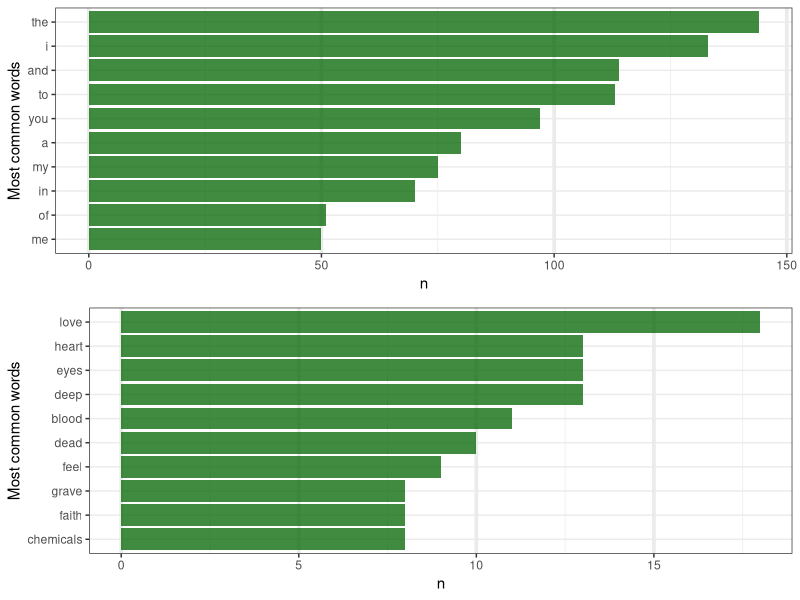
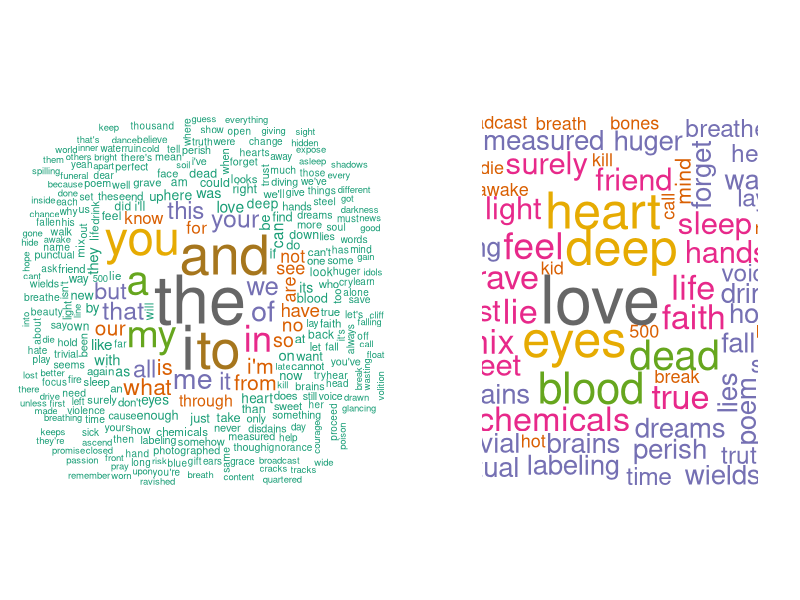
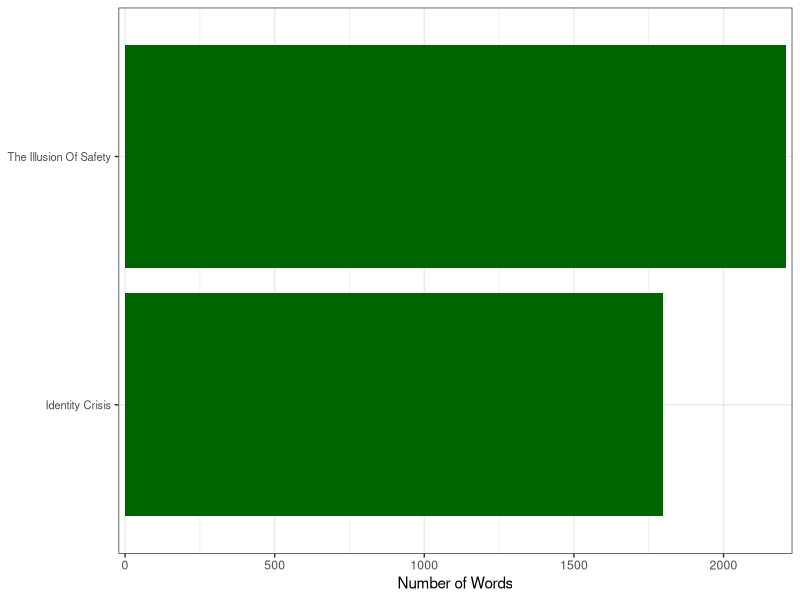
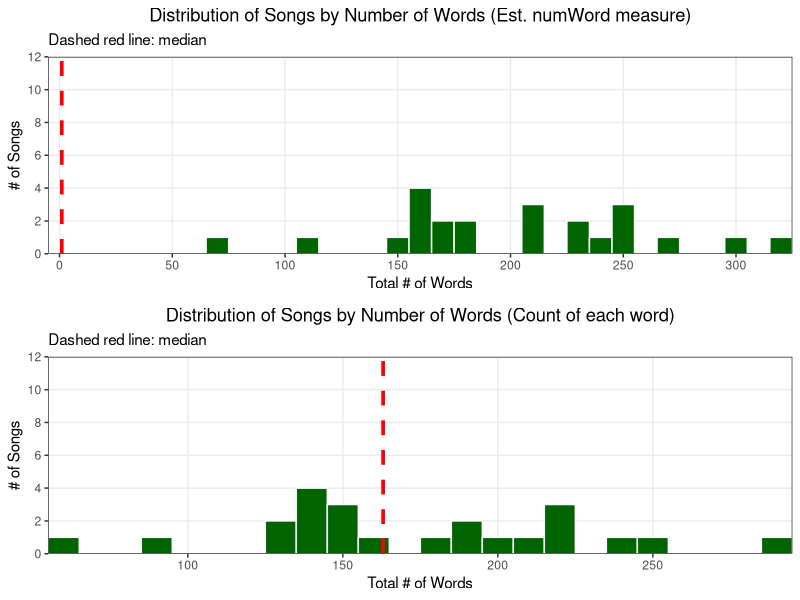

The R script that drew these images, in order: (Note: this script raises an error after producing the figures.)
## ---- chunk 1
knitr::opts_chunk$set(warning = FALSE, message = FALSE)
## ---- chunk 2
# Packages:
library(tidyverse)  # for dplyr, tidyr, ggplot2
library(tidytext)   # for separating text into words with unnest_tokens() function
library(stringr)    # for string detection, extraction, manipulation, etc.

library(gplots)     # for a certain type of plots not in ggplot2
library(ggrepel)    # for making sure labels don't overlap
library(scales)     # for fixing and tweaking the scales on graphs
library(gridExtra)  # for arranging multiple plots into a single page
## ---- chunk 3
# load dataset ------------------------------------------------------------
library(lubridate)

df <- read.csv('thrice.df.csv', header=TRUE, stringsAsFactors = FALSE)

df <- df %>% 
       mutate(album = factor(album, levels = unique(album)),
              length = ms(length),
              lengthS = seconds(length))
## ---- chunk 4
# Lyrics analysis ---------------------------------------------------------

df <- df %>%
  mutate(numLines = str_count(lyrics, '<br>') + 1,       # num of lines per song
         numWord = str_count(lyrics, ' ') + 1)           # num of words per song
     
## ---- chunk 5
wordToken <-  df %>%
  unnest_tokens(line, lyrics, token = stringr::str_split, pattern = ' <br>') %>%   
  unnest_tokens(word, line) %>% 
  mutate(wordCount = row_number()) %>%    # count of words in order of line, song, album
  select(-numLines, -numWord)             
  # take out numLines and numWord, can calculate independtly later

glimpse(wordToken)
# uncleaned unigrams containing all 'stop words' such as 'I', 'you', 'we', 'very', etc. etc.
## ---- chunk 6
countWord <- wordToken %>% count(word, sort=TRUE)
countWord  %>% head(10)
# 'the' is most common....
## ---- chunk 7
# Include stop_words ------------------------------------------------------

data("stop_words")
stop_words         # data base of "stop words" to clean unigrams.

set.seed(1)
sample_stop <- stop_words %>% sample_n(10)

sample_stop

## ---- chunk 8

wordToken2 <- wordToken %>% 
  anti_join(stop_words) %>% # Take out rows of `words` in wordToken that appear in stop_words
  select(-wordCount) %>%    # Won't need wordCount
  arrange(ID)               # Or by track_num, essentially the same thing

countWord2 <- wordToken2 %>% count(word, sort=TRUE)

countWord2 %>% head(10)

## ---- chunk 9

# graph of top words (including stop words) ####
one <- countWord %>% head(10) %>% 
  ggplot(aes(reorder(word, n), n)) + 
  geom_bar(stat = "identity", fill = "darkgreen", alpha = 0.75) +
  xlab("Most common words") +
  coord_flip() +
  theme_bw() +
  theme(panel.grid.major.x = element_line(size = 1.25))

# graph of top words (no stop words) ####
two <- countWord2 %>% head(10) %>% 
  ggplot(aes(reorder(word, n), n)) + 
  geom_bar(stat = "identity", fill = "darkgreen", alpha = 0.75) +
  xlab("Most common words") +
  coord_flip() +
  theme_bw() +
  theme(panel.grid.major.x = element_line(size = 1.25))

grid.arrange(one, two)

## ---- chunk 10

# WORD CLOUD (comparison stop vs. no-stop)   ####
library(wordcloud)
layout(matrix(c(1,2),1,2, byrow = TRUE))

wordcloud(words = countWord$word, freq = countWord$n, random.order = FALSE, max.words = 300, 
          colors = brewer.pal(8, "Dark2"), use.r.layout = TRUE)

# compare with wordcloud without stop_words!
wordcloud(countWord2$word, countWord2$n, random.order = FALSE, max.words = 300,
          colors = brewer.pal(8, "Dark2"), use.r.layout = TRUE)

## ---- chunk 11
####    Explore dataset with dplyr verbs!   ####

df %>% summarise(num_songs = n()) # 103 songs in total, as each row = 1 song

## ---- chunk 12

df %>% group_by(album) %>% 
  summarise(num_songs = n()) %>% 
  arrange(desc(num_songs)) 

## ---- chunk 13

df %>% group_by(title) %>% 
  select(title, album, numWord) %>% 
  arrange(desc(numWord))    

## ---- chunk 14

wordToken %>% 
  select(title, word) %>% 
  group_by(title) %>% 
  summarize(num_word = n()) %>% 
  arrange(desc(num_word))

## ---- chunk 15
# numWord by album
wordToken %>% 
  select(album, word) %>% 
  group_by(album) %>% 
  summarize(num_word = n()) %>% 
  arrange(desc(num_word)) %>% 
  ggplot(aes(reorder(album, num_word), num_word)) + 
  geom_bar(stat = "identity", fill = "darkgreen") + 
  scale_y_continuous(expand = c(0.01, 0)) +
  coord_flip() +
  theme_bw() +
  theme(axis.text.y = element_text(size = 8), axis.title.y = element_blank()) +
  ylab("Number of Words")

## ---- chunk 16
# random stuff
# use str_*() functions to find and dig deeper into specific words!

df %>% 
  filter(album == "Vheissu") %>% 
  select(numWord) %>% 
  sum()

sum(str_count(df$lyrics, "<br>"))   # 2562 breaks in total

sum(str_count(df$lyrics, "light"))
wordToken$word[wordToken$word == "light"]

# counting occurences of "light" in each song 
# this looks through the "lyrics" column which as an entire song's lyrics inside and counts how many times "light" appears in the text
df %>% 
  mutate(number = str_count(lyrics, pattern = "light")) %>% 
  select(title, album, number) %>% 
  arrange(desc(number)) %>% 
  head(6)

wordToken2 %>% 
  select(word) %>% 
  str_count("light") %>% 
  sum()
# total number of times "light" appears in lyrics of song, separated by each word or tokenized dataset ...(desc. order)

# counting occurences of "light" in each song
# count each specific appearance of "light" in "word" column
# then sum up occurences by song ("title")
wordToken2 %>% 
  select(title, album, word) %>%
  mutate(light = str_count(word, "light")) %>% 
  group_by(title) %>% 
  summarize(total_light = sum(light)) %>% 
  arrange(desc(total_light)) %>% 
  head(5)
  


df %>% 
  filter(title == "The Weight") %>% 
  select(album, title, numWord, numLines)
# 421
wordToken %>% 
  filter(title == "The Weight") %>% 
  summarize(num_word = n())    # count rows, in this case: one row = one word
# 383

## ---- chunk 17
# most frequent word in each song ####
wordToken2 %>% 
  group_by(title) %>% 
  count(word) %>% 
  arrange(desc(n))

## ---- chunk 18
# WordsPerNoStop
df %>%
  mutate(lyrics = str_replace_all(lyrics, '\'', ' ')) %>%
  unnest_tokens(line, lyrics, token = stringr::str_split, pattern = ' <br>') %>% 
  unnest_tokens(word, line) %>%
  anti_join(stop_words) %>%           # filter stop words
  group_by(title) %>% 
  summarize(wordcounts = n()) %>% 
  arrange(desc(wordcounts))
## ---- chunk 19
# Distribution of Songs by # of Words     
medianWord <- median(df$numWord)

one <- df %>% 
  ggplot(., aes(x = numWord)) +
  geom_histogram(binwidth = 10,
                 color = 'white',
                 fill = 'darkgreen') +
  geom_vline(aes(xintercept = medianWord), colour = "red", linetype = "dashed", size = 1.25) +
  scale_y_continuous(breaks = pretty_breaks(), expand = c(0, 0), limits = c(0, 12)) +
  scale_x_continuous(breaks = pretty_breaks(), expand = c(0, 0)) +
  xlab('Total # of Words') +
  ylab('# of Songs') +
  labs(title = 'Distribution of Songs by Number of Words (Est. numWord measure)', 
       subtitle = 'Dashed red line: median') + 
  theme_bw() +
  theme(panel.grid.minor = element_blank(), 
        plot.title = element_text(hjust = 0.5))
## ---- chunk 20
# same as above^ but should be more accurate?

# WordsPerSong
WordsPerSong <- wordToken %>%   # NOT filter stop words (included in the lyrics for the total count)
  group_by(title) %>% 
  summarize(wordcounts = n()) %>%    # each row = 1 word
  arrange(desc(wordcounts))

# Histogram of Word counts (per Song)   >>>> same as in uni-bi-tri section...
two <- WordsPerSong %>% 
  ggplot(aes(x = wordcounts)) + 
  geom_histogram(binwidth = 10, color = "white", fill = "darkgreen") +
  geom_vline(xintercept = median(WordsPerSong$wordcounts), color = "red", linetype = "dashed", size = 1.25) +
  scale_y_continuous(breaks = pretty_breaks(), expand = c(0, 0), limits = c(0, 12)) +
  scale_x_continuous(breaks = pretty_breaks(), expand = c(0, 0)) +
  xlab('Total # of Words') +
  ylab('# of Songs') +
  labs(title = 'Distribution of Songs by Number of Words (Count of each word)', 
       subtitle = 'Dashed red line: median') + 
  theme_bw() +
  theme(panel.grid.minor = element_blank(), 
        plot.title = element_text(hjust = 0.5))

# compare accuracy of numWord method used...
grid.arrange(one, two)
# crucial difference: WordsPerSong filter out instrumentals all together!
# df includes instrumentals and has counted as 1
## ---- chunk 21
# most frequent unigrams per album: ####
# nested on albums!

word_count_nested <- wordToken2 %>% 
  group_by(album, word) %>% 
  summarize(count = n()) %>% 
  top_n(10) %>% 
  arrange(album, desc(count)) %>% 
  nest() 

## ---- chunk 22

word_count_nested$data[[1]]

word_count_nested$data[[5]]

## ---- chunk 23

word_count_nested <- word_count_nested %>% 
  mutate(plot = map2(data, album, 
                     ~ggplot(data = .x) +
           geom_bar(aes(reorder(word, count), count), 
                    stat = "identity", fill = "darkgreen", width = 0.65) +
           scale_y_continuous(breaks = pretty_breaks(10), limits = c(0, 22), expand = c(0, 0)) +
           ggtitle(.y) +
           labs(x = NULL, y = NULL) +
           coord_flip() +  
           theme_bw() +
           theme(axis.text.y = element_text(size = 7),
                 title = element_text(size = 7))
           ))

glimpse(word_count_nested)

## ---- chunk 24

word_count_nested$plot[[2]]

word_count_nested$plot[[11]]

## ---- chunk 25

word_count_nested %>% 
  unnest(data) %>%                   # take data out from list
  ggplot(aes(x = word, y = count)) +
  geom_bar(stat = "identity") +
  facet_grid(.~album)

## ---- chunk 26

nested_plots <- word_count_nested$plot[1:4]

## ---- chunk 27

glimpse(nested_plots)[[1]]
str(nested_plots, list.len = 2, max.level = 2)

## ---- chunk 28

do.call(grid.arrange, c(nested_plots, ncol = 2))

## ---- chunk 29

# base R method with do.call() function:
do.call(grid.arrange, c(word_count_nested$plot, ncol = 3))

## ---- chunk 30

# works very easily with cowplot::plot_grid() function!
# call list of ggplots (per album) with plotlist = __ then specify # of columns/rows/etc...
library(cowplot)
plot_grid(plotlist = nested_plots, ncol = 3)

## ---- chunk 31

# save plot of most frequent word (for each album) individually now! ####
# apply the function ggsave() so that it iteratively saves the plot for each album!
map2(paste0(word_count_nested$album, ".pdf"), word_count_nested$plot, ggsave)
